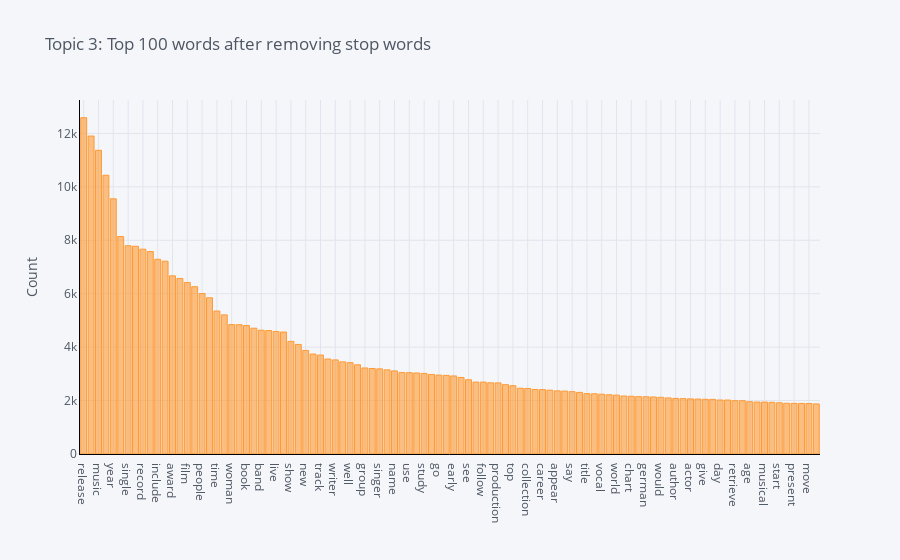

This figure's notebook cell:
### Code cell
plot_model(model=lda, plot = 'frequency', topic_num= "Topic 3")

### Figure 1 — Plotly figure (JSON) as saved in the notebook; plotly's stock layout.template omitted (floating-point values rounded to 4 significant figures)
{"data": [{"marker": {"color": "rgba(255, 153, 51, 0.6)", "line": {"color": "rgba(255, 153, 51, 1.0)", "width": 1}}, "name": "count", "orientation": "v", "text": "", "type": "bar", "x": ["release", "work", "music", "song", "year", "bear", "single", "album", "record", "artist", "include", "first", "award", "good", "film", "write", "people", "art", "time", "feature", "woman", "play", "book", "publish", "band", "make", "live", "american", "show", "become", "new", "perform", "track", "produce", "writer", "love", "well", "later", "group", "number", "singer", "member", "name", "life", "use", "history", "study", "begin", "go", "die", "early", "child", "see", "part", "follow", "take", "production", "many", "top", "second", "collection", "director", "career", "tour", "appear", "receive", "say", "performance", "title", "several", "vocal", "base", "world", "references_external_link", "chart", "video", "german", "come", "would", "list", "author", "country", "actor", "version", "give", "story", "day", "french", "retrieve", "lead", "age", "novel", "musical", "family", "start", "dance", "present", "create", "move", "company"], "y": [12588, 11902, 11369, 10434, 9553, 8140, 7796, 7775, 7666, 7579, 7289, 7217, 6669, 6571, 6421, 6262, 6005, 5848, 5352, 5207, 4844, 4841, 4809, 4709, 4633, 4620, 4586, 4566, 4216, 4102, 3877, 3741, 3703, 3556, 3522, 3448, 3418, 3339, 3220, 3201, 3187, 3149, 3110, 3047, 3044, 3032, 3015, 2976, 2953, 2943, 2921, 2866, 2778, 2692, 2691, 2665, 2661, 2595, 2557, 2462, 2453, 2416, 2410, 2389, 2363, 2355, 2334, 2306, 2259, 2253, 2238, 2217, 2204, 2170, 2161, 2146, 2142, 2134, 2121, 2098, 2081, 2072, 2063, 2057, 2048, 2045, 2021, 2020, 1997, 1996, 1957, 1945, 1944, 1935, 1916, 1898, 1896, 1892, 1891, 1874]}], "layout": {"legend": {"bgcolor": "#F5F6F9", "font": {"color": "#4D5663"}}, "paper_bgcolor": "#F5F6F9", "plot_bgcolor": "#F5F6F9", "title": {"font": {"color": "#4D5663"}, "text": "Topic 3: Top 100 words after removing stop words"}, "xaxis": {"gridcolor": "#E1E5ED", "linecolor": "black", "showgrid": true, "tickfont": {"color": "#4D5663"}, "title": {"font": {"color": "#4D5663"}, "text": ""}, "zerolinecolor": "#E1E5ED"}, "yaxis": {"gridcolor": "#E1E5ED", "linecolor": "black", "showgrid": true, "tickfont": {"color": "#4D5663"}, "title": {"font": {"color": "#4D5663"}, "text": "Count"}, "zerolinecolor": "#E1E5ED"}}}
